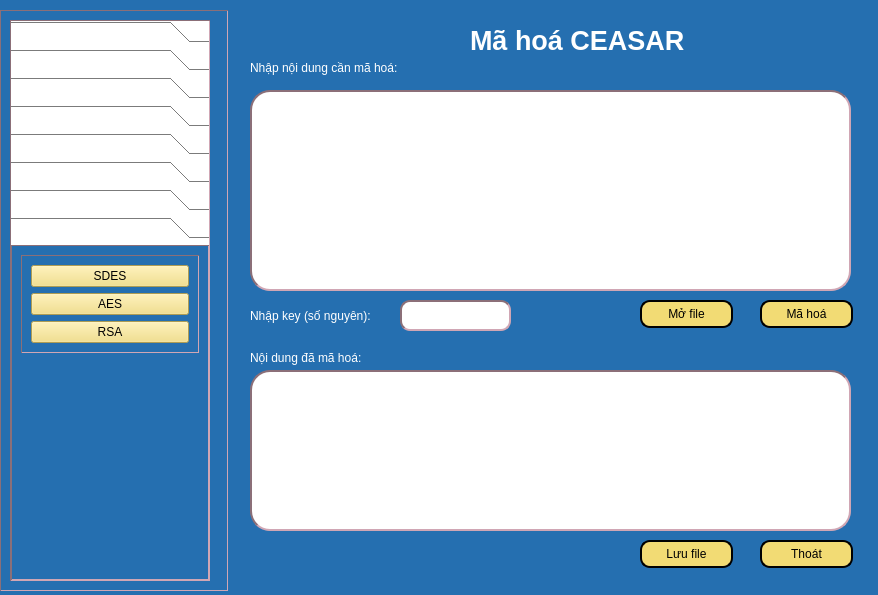
<?xml version="1.0" encoding="UTF-8"?>
<ui version="4.0">
 <class>Dialog</class>
 <widget class="QDialog" name="Dialog">
  <property name="geometry">
   <rect>
    <x>0</x>
    <y>0</y>
    <width>878</width>
    <height>595</height>
   </rect>
  </property>
  <property name="windowTitle">
   <string>Dialog</string>
  </property>
  <property name="styleSheet">
   <string notr="true">background-color:rgb(37, 111, 176);
color:white;</string>
  </property>
  <widget class="QPushButton" name="btnSaveFile">
   <property name="geometry">
    <rect>
     <x>640</x>
     <y>540</y>
     <width>93</width>
     <height>28</height>
    </rect>
   </property>
   <property name="styleSheet">
    <string notr="true">background-color: rgb(242, 219, 116);
border-radius: 10px;
border: 2px solid black;
color:black;</string>
   </property>
   <property name="text">
    <string>Lưu file</string>
   </property>
   <property name="icon">
    <iconset>
     <normaloff>../Icon/icons8-save-file-64.png</normaloff>../Icon/icons8-save-file-64.png</iconset>
   </property>
  </widget>
  <widget class="QLabel" name="label_4">
   <property name="geometry">
    <rect>
     <x>250</x>
     <y>350</y>
     <width>181</width>
     <height>16</height>
    </rect>
   </property>
   <property name="text">
    <string>Nội dung đã mã hoá:</string>
   </property>
  </widget>
  <widget class="QPushButton" name="btnOpenFile">
   <property name="geometry">
    <rect>
     <x>640</x>
     <y>300</y>
     <width>93</width>
     <height>28</height>
    </rect>
   </property>
   <property name="styleSheet">
    <string notr="true">background-color: rgb(242, 219, 116);
border-radius: 10px;
border: 2px solid black;
color:black;</string>
   </property>
   <property name="text">
    <string>Mở file</string>
   </property>
   <property name="icon">
    <iconset>
     <normaloff>../Icon/icons8-open-file-40.png</normaloff>../Icon/icons8-open-file-40.png</iconset>
   </property>
  </widget>
  <widget class="QLabel" name="label_2">
   <property name="geometry">
    <rect>
     <x>250</x>
     <y>60</y>
     <width>161</width>
     <height>16</height>
    </rect>
   </property>
   <property name="text">
    <string>Nhập nội dung cần mã hoá:</string>
   </property>
  </widget>
  <widget class="QLabel" name="label_3">
   <property name="geometry">
    <rect>
     <x>250</x>
     <y>300</y>
     <width>131</width>
     <height>31</height>
    </rect>
   </property>
   <property name="text">
    <string>Nhập key (số nguyên):</string>
   </property>
  </widget>
  <widget class="QTextEdit" name="txtKey">
   <property name="geometry">
    <rect>
     <x>400</x>
     <y>300</y>
     <width>111</width>
     <height>31</height>
    </rect>
   </property>
   <property name="styleSheet">
    <string notr="true">
background-color: white;
border: 2px inset #8b6f78;
border-radius:10px;
color:black;</string>
   </property>
  </widget>
  <widget class="QPushButton" name="btnMaHoa">
   <property name="geometry">
    <rect>
     <x>760</x>
     <y>300</y>
     <width>93</width>
     <height>28</height>
    </rect>
   </property>
   <property name="styleSheet">
    <string notr="true">background-color: rgb(242, 219, 116);
border-radius: 10px;
border: 2px solid black;
color:black;</string>
   </property>
   <property name="text">
    <string>Mã hoá</string>
   </property>
   <property name="icon">
    <iconset>
     <normaloff>../Icon/icons8-encode-32.png</normaloff>../Icon/icons8-encode-32.png</iconset>
   </property>
  </widget>
  <widget class="QLabel" name="label">
   <property name="geometry">
    <rect>
     <x>470</x>
     <y>0</y>
     <width>281</width>
     <height>81</height>
    </rect>
   </property>
   <property name="font">
    <font>
     <pointsize>20</pointsize>
     <weight>75</weight>
     <bold>true</bold>
    </font>
   </property>
   <property name="text">
    <string>Mã hoá CEASAR</string>
   </property>
  </widget>
  <widget class="QTextEdit" name="txtCiphertext">
   <property name="geometry">
    <rect>
     <x>250</x>
     <y>370</y>
     <width>601</width>
     <height>161</height>
    </rect>
   </property>
   <property name="styleSheet">
    <string notr="true">
background-color: white;
border: 2px inset #8b6f78;
border-radius:20px;
color:black;</string>
   </property>
  </widget>
  <widget class="QTextEdit" name="txtPlaintext">
   <property name="geometry">
    <rect>
     <x>250</x>
     <y>90</y>
     <width>601</width>
     <height>201</height>
    </rect>
   </property>
   <property name="styleSheet">
    <string notr="true">
background-color: white;
border: 2px inset #8b6f78;
border-radius:20px;
color:black;</string>
   </property>
  </widget>
  <widget class="QPushButton" name="btnClose">
   <property name="geometry">
    <rect>
     <x>760</x>
     <y>540</y>
     <width>93</width>
     <height>28</height>
    </rect>
   </property>
   <property name="styleSheet">
    <string notr="true">background-color: rgb(242, 219, 116);
border-radius: 10px;
border: 2px solid black;
color:black;</string>
   </property>
   <property name="text">
    <string>Thoát</string>
   </property>
   <property name="icon">
    <iconset>
     <normaloff>../Icon/icons8-exit-50.png</normaloff>../Icon/icons8-exit-50.png</iconset>
   </property>
  </widget>
  <widget class="QFrame" name="frame">
   <property name="geometry">
    <rect>
     <x>0</x>
     <y>10</y>
     <width>228</width>
     <height>581</height>
    </rect>
   </property>
   <property name="styleSheet">
    <string notr="true">QFrame {
  border-width: 1px;
  border: 1px inset #8b6f78;
}</string>
   </property>
   <property name="frameShape">
    <enum>QFrame::StyledPanel</enum>
   </property>
   <property name="frameShadow">
    <enum>QFrame::Raised</enum>
   </property>
   <layout class="QVBoxLayout" name="verticalLayout_8">
    <item>
     <widget class="QToolBox" name="toolBox">
      <property name="enabled">
       <bool>true</bool>
      </property>
      <property name="sizePolicy">
       <sizepolicy hsizetype="Preferred" vsizetype="Preferred">
        <horstretch>0</horstretch>
        <verstretch>0</verstretch>
       </sizepolicy>
      </property>
      <property name="maximumSize">
       <size>
        <width>200</width>
        <height>16777215</height>
       </size>
      </property>
      <property name="layoutDirection">
       <enum>Qt::LeftToRight</enum>
      </property>
      <property name="styleSheet">
       <string notr="true">QPushButton {
  background-color: #FFC4D0;
}
QToolBox {
 background-color: #FFFFFF;;
  color: #EEEEEE;
}</string>
      </property>
      <property name="currentIndex">
       <number>7</number>
      </property>
      <widget class="QWidget" name="page">
       <property name="geometry">
        <rect>
         <x>0</x>
         <y>0</y>
         <width>119</width>
         <height>74</height>
        </rect>
       </property>
       <attribute name="label">
        <string>Mã hóa chuyển vị</string>
       </attribute>
       <layout class="QVBoxLayout" name="verticalLayout_3">
        <item alignment="Qt::AlignTop">
         <widget class="QFrame" name="frame_6">
          <property name="frameShape">
           <enum>QFrame::StyledPanel</enum>
          </property>
          <property name="frameShadow">
           <enum>QFrame::Raised</enum>
          </property>
          <layout class="QVBoxLayout" name="verticalLayout_5">
           <property name="leftMargin">
            <number>11</number>
           </property>
           <property name="topMargin">
            <number>11</number>
           </property>
           <property name="rightMargin">
            <number>11</number>
           </property>
           <property name="bottomMargin">
            <number>11</number>
           </property>
           <item>
            <widget class="QPushButton" name="actionHai_dong_MaHoa">
             <property name="styleSheet">
              <string notr="true">background-color: rgb(242, 219, 116);
color:black;</string>
             </property>
             <property name="text">
              <string>Chuyển vị hai dòng</string>
             </property>
            </widget>
           </item>
           <item>
            <widget class="QPushButton" name="actionNhieu_dong_MaHoa">
             <property name="styleSheet">
              <string notr="true">background-color: rgb(242, 219, 116);
color:black;</string>
             </property>
             <property name="text">
              <string>Chuyển vị nhiều dòng</string>
             </property>
            </widget>
           </item>
          </layout>
         </widget>
        </item>
       </layout>
      </widget>
      <widget class="QWidget" name="page_2">
       <property name="geometry">
        <rect>
         <x>0</x>
         <y>0</y>
         <width>98</width>
         <height>106</height>
        </rect>
       </property>
       <attribute name="label">
        <string>Mã hóa thay thế</string>
       </attribute>
       <layout class="QVBoxLayout" name="verticalLayout_4">
        <item alignment="Qt::AlignTop">
         <widget class="QFrame" name="frame_10">
          <property name="frameShape">
           <enum>QFrame::StyledPanel</enum>
          </property>
          <property name="frameShadow">
           <enum>QFrame::Raised</enum>
          </property>
          <layout class="QVBoxLayout" name="verticalLayout_6">
           <item>
            <widget class="QPushButton" name="actionCeasar_MaHoa">
             <property name="styleSheet">
              <string notr="true">background-color: rgb(242, 219, 116);
color:black;</string>
             </property>
             <property name="text">
              <string>Ceasar</string>
             </property>
            </widget>
           </item>
           <item>
            <widget class="QPushButton" name="actionVignere_MaHoa">
             <property name="styleSheet">
              <string notr="true">background-color: rgb(242, 219, 116);
color:black;</string>
             </property>
             <property name="text">
              <string>Vignere</string>
             </property>
            </widget>
           </item>
           <item>
            <widget class="QPushButton" name="actionBelasco_MaHoa">
             <property name="styleSheet">
              <string notr="true">background-color: rgb(242, 219, 116);
color:black;</string>
             </property>
             <property name="text">
              <string>Belasco</string>
             </property>
            </widget>
           </item>
           <item>
            <widget class="QPushButton" name="actionTrithemius_MaHoa">
             <property name="styleSheet">
              <string notr="true">background-color: rgb(242, 219, 116);
color:black;</string>
             </property>
             <property name="text">
              <string>Trithemius</string>
             </property>
            </widget>
           </item>
          </layout>
         </widget>
        </item>
       </layout>
      </widget>
      <widget class="QWidget" name="page_3">
       <property name="geometry">
        <rect>
         <x>0</x>
         <y>0</y>
         <width>98</width>
         <height>106</height>
        </rect>
       </property>
       <attribute name="label">
        <string>Mã hóa XOR</string>
       </attribute>
       <layout class="QVBoxLayout" name="verticalLayout_7">
        <item alignment="Qt::AlignTop">
         <widget class="QFrame" name="frame_11">
          <property name="frameShape">
           <enum>QFrame::StyledPanel</enum>
          </property>
          <property name="frameShadow">
           <enum>QFrame::Raised</enum>
          </property>
          <layout class="QVBoxLayout" name="verticalLayout_9">
           <item>
            <widget class="QPushButton" name="actionXORCeasar_MaHoa">
             <property name="styleSheet">
              <string notr="true">background-color: rgb(242, 219, 116);
color:black;</string>
             </property>
             <property name="text">
              <string>Ceasar</string>
             </property>
            </widget>
           </item>
           <item>
            <widget class="QPushButton" name="actionXORVignere_MaHoa">
             <property name="styleSheet">
              <string notr="true">background-color: rgb(242, 219, 116);
color:black;</string>
             </property>
             <property name="text">
              <string>Vignere</string>
             </property>
            </widget>
           </item>
           <item>
            <widget class="QPushButton" name="actionXORBelasco_MaHoa">
             <property name="styleSheet">
              <string notr="true">background-color: rgb(242, 219, 116);
color:black;</string>
             </property>
             <property name="text">
              <string>Belasco</string>
             </property>
            </widget>
           </item>
           <item>
            <widget class="QPushButton" name="actionXORBelasco_MaHoa_2">
             <property name="styleSheet">
              <string notr="true">background-color: rgb(242, 219, 116);
color:black;</string>
             </property>
             <property name="text">
              <string>Trithemius</string>
             </property>
            </widget>
           </item>
          </layout>
         </widget>
        </item>
       </layout>
      </widget>
      <widget class="QWidget" name="page_4">
       <property name="geometry">
        <rect>
         <x>0</x>
         <y>0</y>
         <width>98</width>
         <height>85</height>
        </rect>
       </property>
       <attribute name="label">
        <string>Mã hóa hiện đại</string>
       </attribute>
       <layout class="QVBoxLayout" name="verticalLayout_11">
        <item alignment="Qt::AlignTop">
         <widget class="QFrame" name="frame_12">
          <property name="frameShape">
           <enum>QFrame::StyledPanel</enum>
          </property>
          <property name="frameShadow">
           <enum>QFrame::Raised</enum>
          </property>
          <layout class="QVBoxLayout" name="verticalLayout_10">
           <item>
            <widget class="QPushButton" name="actionDES_MaHoa">
             <property name="styleSheet">
              <string notr="true">background-color: rgb(242, 219, 116);
color:black;</string>
             </property>
             <property name="text">
              <string>SDES</string>
             </property>
            </widget>
           </item>
           <item>
            <widget class="QPushButton" name="actionAES_MaHoa">
             <property name="styleSheet">
              <string notr="true">background-color: rgb(242, 219, 116);
color:black;</string>
             </property>
             <property name="text">
              <string>AES</string>
             </property>
            </widget>
           </item>
           <item>
            <widget class="QPushButton" name="actionRSA_MaHoa">
             <property name="styleSheet">
              <string notr="true">background-color: rgb(242, 219, 116);
color:black;</string>
             </property>
             <property name="text">
              <string>RSA</string>
             </property>
            </widget>
           </item>
          </layout>
         </widget>
        </item>
       </layout>
      </widget>
      <widget class="QWidget" name="page_5">
       <property name="geometry">
        <rect>
         <x>0</x>
         <y>0</y>
         <width>119</width>
         <height>74</height>
        </rect>
       </property>
       <attribute name="label">
        <string>Giải mã chuyển vị</string>
       </attribute>
       <layout class="QVBoxLayout" name="verticalLayout_18">
        <item alignment="Qt::AlignTop">
         <widget class="QFrame" name="frame_13">
          <property name="frameShape">
           <enum>QFrame::StyledPanel</enum>
          </property>
          <property name="frameShadow">
           <enum>QFrame::Raised</enum>
          </property>
          <layout class="QVBoxLayout" name="verticalLayout_19">
           <property name="leftMargin">
            <number>11</number>
           </property>
           <property name="topMargin">
            <number>11</number>
           </property>
           <property name="rightMargin">
            <number>11</number>
           </property>
           <property name="bottomMargin">
            <number>11</number>
           </property>
           <item>
            <widget class="QPushButton" name="actionHai_dong_GiaiMa">
             <property name="styleSheet">
              <string notr="true">background-color: rgb(242, 219, 116);
color:black;</string>
             </property>
             <property name="text">
              <string>Chuyển vị 2 dòng</string>
             </property>
            </widget>
           </item>
           <item>
            <widget class="QPushButton" name="actionNhieu_dong_GiaiMa">
             <property name="styleSheet">
              <string notr="true">background-color: rgb(242, 219, 116);
color:black;</string>
             </property>
             <property name="text">
              <string>Chuyển vị nhiều dòng</string>
             </property>
            </widget>
           </item>
          </layout>
         </widget>
        </item>
       </layout>
      </widget>
      <widget class="QWidget" name="page_6">
       <property name="geometry">
        <rect>
         <x>0</x>
         <y>0</y>
         <width>98</width>
         <height>116</height>
        </rect>
       </property>
       <attribute name="label">
        <string>Giải mã thay thế</string>
       </attribute>
       <layout class="QVBoxLayout" name="verticalLayout_20">
        <item alignment="Qt::AlignTop">
         <widget class="QFrame" name="frame_18">
          <property name="frameShape">
           <enum>QFrame::StyledPanel</enum>
          </property>
          <property name="frameShadow">
           <enum>QFrame::Raised</enum>
          </property>
          <layout class="QVBoxLayout" name="verticalLayout_21">
           <property name="leftMargin">
            <number>11</number>
           </property>
           <property name="topMargin">
            <number>11</number>
           </property>
           <property name="rightMargin">
            <number>11</number>
           </property>
           <property name="bottomMargin">
            <number>11</number>
           </property>
           <item>
            <widget class="QPushButton" name="actionCeasar_GiaiMa">
             <property name="styleSheet">
              <string notr="true">background-color: rgb(242, 219, 116);
color:black;</string>
             </property>
             <property name="text">
              <string>Ceasar</string>
             </property>
            </widget>
           </item>
           <item>
            <widget class="QPushButton" name="actionVignere_GiaiMa">
             <property name="styleSheet">
              <string notr="true">background-color: rgb(242, 219, 116);
color:black;</string>
             </property>
             <property name="text">
              <string>Vignere</string>
             </property>
            </widget>
           </item>
           <item>
            <widget class="QPushButton" name="actionBelasco_GiaiMa">
             <property name="styleSheet">
              <string notr="true">background-color: rgb(242, 219, 116);
color:black;</string>
             </property>
             <property name="text">
              <string>Belasco</string>
             </property>
            </widget>
           </item>
           <item>
            <widget class="QPushButton" name="actionTrithemius_GiaiMa">
             <property name="styleSheet">
              <string notr="true">background-color: rgb(242, 219, 116);
color:black;</string>
             </property>
             <property name="text">
              <string>Trithemius</string>
             </property>
            </widget>
           </item>
          </layout>
         </widget>
        </item>
       </layout>
      </widget>
      <widget class="QWidget" name="page_7">
       <property name="geometry">
        <rect>
         <x>0</x>
         <y>0</y>
         <width>98</width>
         <height>116</height>
        </rect>
       </property>
       <attribute name="label">
        <string>Giải mã XOR</string>
       </attribute>
       <layout class="QVBoxLayout" name="verticalLayout_22">
        <item alignment="Qt::AlignTop">
         <widget class="QFrame" name="frame_19">
          <property name="frameShape">
           <enum>QFrame::StyledPanel</enum>
          </property>
          <property name="frameShadow">
           <enum>QFrame::Raised</enum>
          </property>
          <layout class="QVBoxLayout" name="verticalLayout_23">
           <property name="leftMargin">
            <number>11</number>
           </property>
           <property name="topMargin">
            <number>11</number>
           </property>
           <property name="rightMargin">
            <number>11</number>
           </property>
           <property name="bottomMargin">
            <number>11</number>
           </property>
           <item>
            <widget class="QPushButton" name="actionXORCeasar_GiaiMa">
             <property name="styleSheet">
              <string notr="true">background-color: rgb(242, 219, 116);
color:black;</string>
             </property>
             <property name="text">
              <string>Ceasar</string>
             </property>
            </widget>
           </item>
           <item>
            <widget class="QPushButton" name="actionXORVignere_GiaiMa">
             <property name="styleSheet">
              <string notr="true">background-color: rgb(242, 219, 116);
color:black;</string>
             </property>
             <property name="text">
              <string>Vignere</string>
             </property>
            </widget>
           </item>
           <item>
            <widget class="QPushButton" name="actionXORBelasco_MaHoa_3">
             <property name="styleSheet">
              <string notr="true">background-color: rgb(242, 219, 116);
color:black;</string>
             </property>
             <property name="text">
              <string>Belasco</string>
             </property>
            </widget>
           </item>
           <item>
            <widget class="QPushButton" name="actionXORTrithemius_GiaiMa">
             <property name="styleSheet">
              <string notr="true">background-color: rgb(242, 219, 116);
color:black;</string>
             </property>
             <property name="text">
              <string>Trithemius</string>
             </property>
            </widget>
           </item>
          </layout>
         </widget>
        </item>
       </layout>
      </widget>
      <widget class="QWidget" name="page_8">
       <property name="geometry">
        <rect>
         <x>0</x>
         <y>0</y>
         <width>196</width>
         <height>387</height>
        </rect>
       </property>
       <attribute name="label">
        <string>Giải mã hiện đại</string>
       </attribute>
       <layout class="QVBoxLayout" name="verticalLayout_24">
        <item alignment="Qt::AlignTop">
         <widget class="QFrame" name="frame_20">
          <property name="frameShape">
           <enum>QFrame::StyledPanel</enum>
          </property>
          <property name="frameShadow">
           <enum>QFrame::Raised</enum>
          </property>
          <layout class="QVBoxLayout" name="verticalLayout_25">
           <item>
            <widget class="QPushButton" name="actionDES_GiaiMa">
             <property name="styleSheet">
              <string notr="true">background-color: rgb(242, 219, 116);
color:black;</string>
             </property>
             <property name="text">
              <string>SDES</string>
             </property>
            </widget>
           </item>
           <item>
            <widget class="QPushButton" name="actionAES_GiaiMa">
             <property name="styleSheet">
              <string notr="true">background-color: rgb(242, 219, 116);
color:black;</string>
             </property>
             <property name="text">
              <string>AES</string>
             </property>
            </widget>
           </item>
           <item>
            <widget class="QPushButton" name="actionRSA_GiaiMa">
             <property name="styleSheet">
              <string notr="true">background-color: rgb(242, 219, 116);
color:black;</string>
             </property>
             <property name="text">
              <string>RSA</string>
             </property>
            </widget>
           </item>
          </layout>
         </widget>
        </item>
       </layout>
      </widget>
     </widget>
    </item>
   </layout>
  </widget>
 </widget>
 <resources/>
 <connections/>
</ui>
